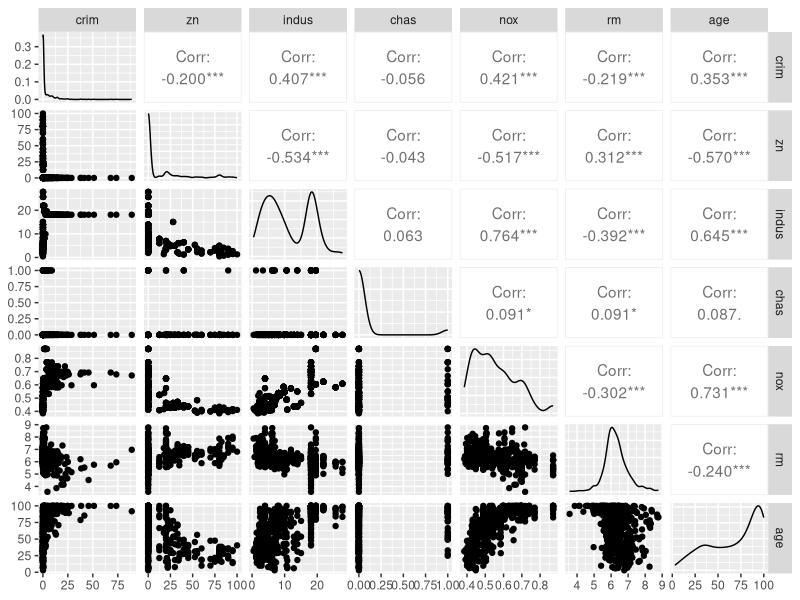
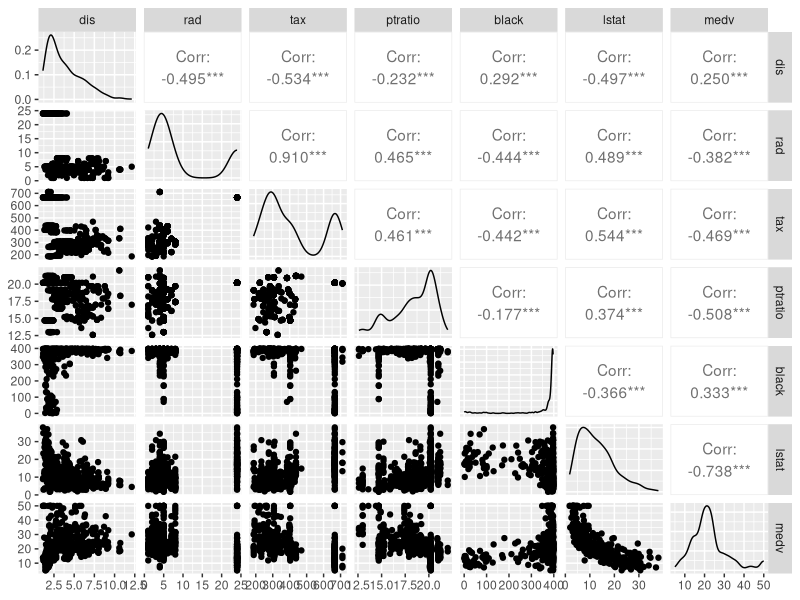
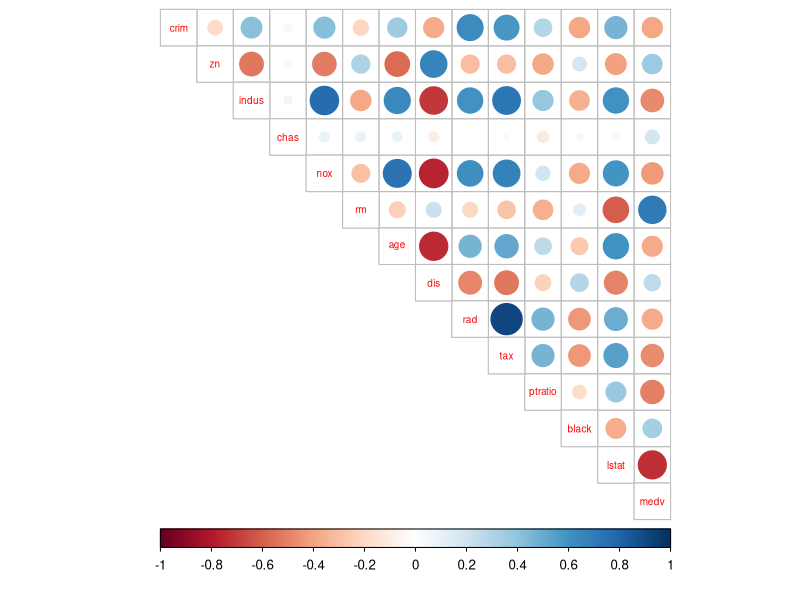
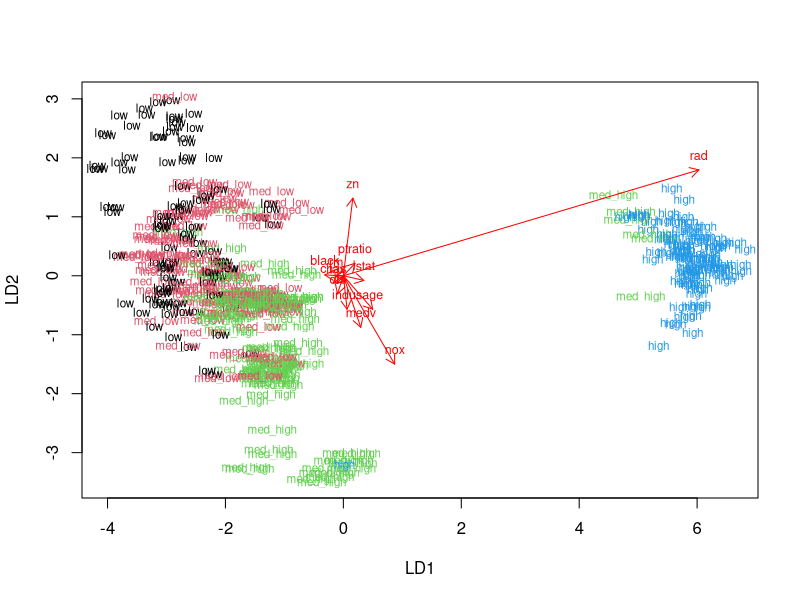
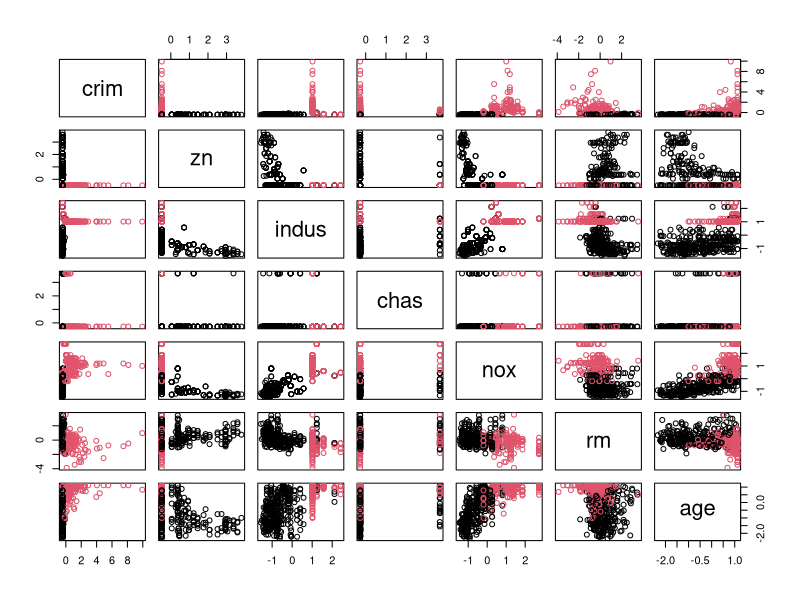
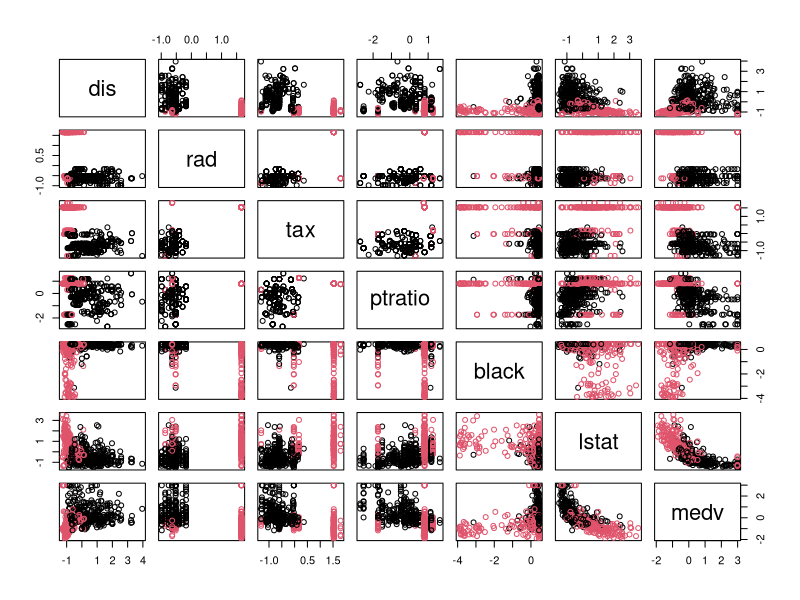
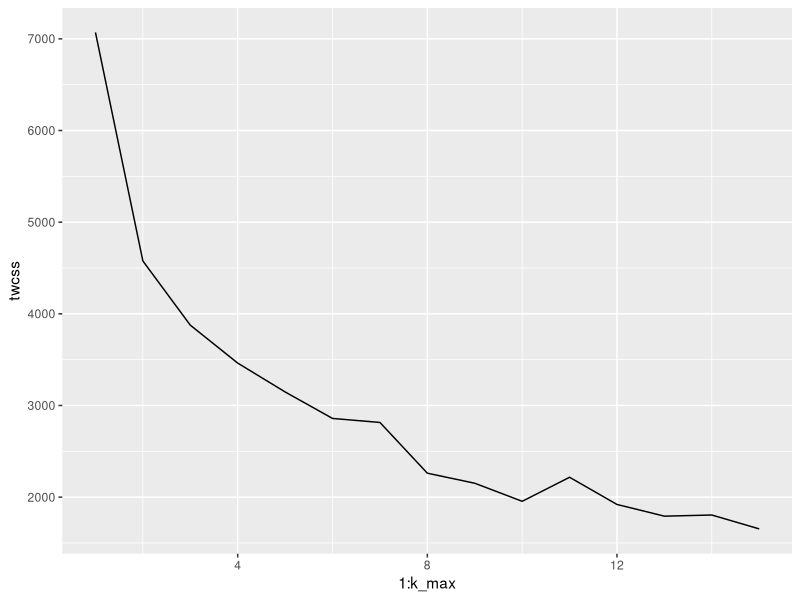
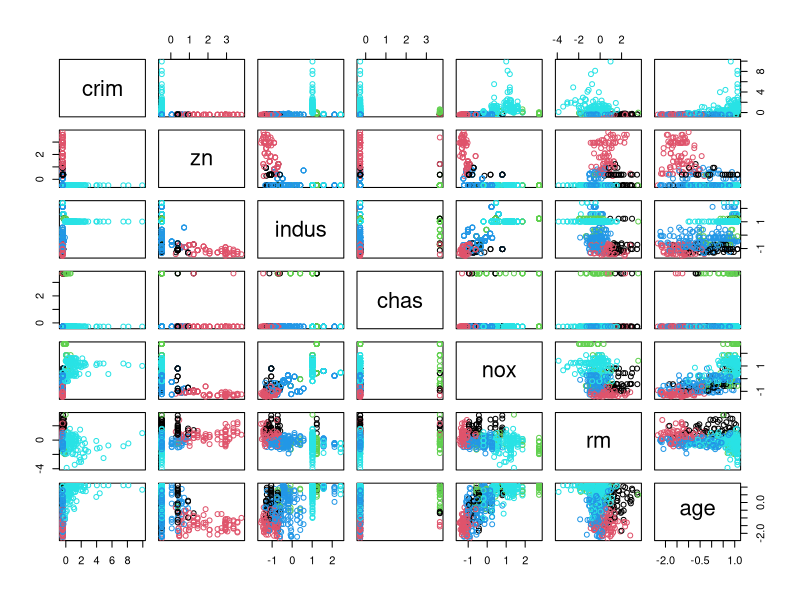

Generate these figures, in order, with R:
## ---- chunk 1
date()

## ---- chunk 2
library(MASS); library(tidyr); library(dplyr); library(ggplot2); library(GGally)
## ---- chunk 3
data("Boston") #reading data
str(Boston) # 506 obs. of  14 variables
dim(Boston) # 506 rows and 14 columns
## ---- chunk 4
ggpairs(Boston[1:7]) ## plotting matrix of the variables in two parts
## ---- chunk 5
ggpairs(Boston[8:14]) ## plotting matrix of the variables
## ---- chunk 6
library(corrplot) 
library(tidyverse)
## ---- chunk 7
cor_matrix <-cor(Boston) %>% round(digits=2) #calculating correlation matrix
cor_matrix #printing the matrix

## ---- chunk 8
corrplot(cor_matrix, method="circle",type = "upper", cl.pos = "b", tl.pos = "d", tl.cex = 0.6 )
## ---- chunk 9
summary(Boston)
## ---- chunk 10
boston_scaled <- scale(Boston)
summary(boston_scaled)
## ---- chunk 11
boston_scaled <- as.data.frame(boston_scaled) #changing the object to data frame
class(boston_scaled)
## ---- chunk 12
summary(boston_scaled$crim)
## ---- chunk 13
bins <- quantile(boston_scaled$crim) #creating a quantile vector of crim and printing it
bins
## ---- chunk 14
# creating a categorical variable 'crime'
crime <- cut(boston_scaled$crim, breaks = bins, include.lowest = TRUE, label=c("low", "med_low", "med_high", "high"))
table(crime)
## ---- chunk 15

boston_scaled <- dplyr::select(boston_scaled, -crim)# removing original crim from the dataset

boston_scaled <- data.frame(boston_scaled, crime)# adding the new categorical value to scaled data

str(boston_scaled) #looking that everything worked
## ---- chunk 16
n <- nrow(boston_scaled)# number of rows in the Boston dataset 

ind <- sample(n,  size = n * 0.8)# choosing randomly 80% of the rows

train <- boston_scaled[ind,] # creating train set containing 80 % of the data

test <- boston_scaled[-ind,] # creating test set containing 20 % of the data

## ---- chunk 17

lda.fit <- lda(crime ~., data = train) # linear discriminant analysis
lda.fit # print the lda.fit object
## ---- chunk 18
lda.arrows <- function(x, myscale = 1, arrow_heads = 0.1, color = "red", tex = 0.75, choices = c(1,2)){
  heads <- coef(x)
  arrows(x0 = 0, y0 = 0, 
         x1 = myscale * heads[,choices[1]], 
         y1 = myscale * heads[,choices[2]], col=color, length = arrow_heads)
  text(myscale * heads[,choices], labels = row.names(heads), 
       cex = tex, col=color, pos=3)
}

classes <- as.numeric(train$crime) # target classes as numeric
## ---- chunk 19

plot(lda.fit, dimen = 2, col = classes, pch = classes)# plotting the lda results
lda.arrows(lda.fit, myscale = 2) #adding the arrows
## ---- chunk 20
correct_classes <- test$crime # saving the correct classes from test data

test <- dplyr::select(test, -crime) # removing the crime variable from test data
## ---- chunk 21
lda.pred <- predict(lda.fit, newdata = test) # predicting classes with test data

table(correct = correct_classes, predicted = lda.pred$class) # cross tabulating the results
## ---- chunk 22
data(Boston)#reloading the Boston dataset
boston_scaled <- scale(Boston) #scaling
summary(boston_scaled)
boston_scaled <- as.data.frame(boston_scaled) #changing the object to data frame
class(boston_scaled)

## ---- chunk 23

dist_eu <- dist(boston_scaled) # euclidean distance matrix

summary(dist_eu) #summary of the distances


## ---- chunk 24
km <-kmeans(boston_scaled, centers = 2) # k-means clustering

pairs(boston_scaled[1:7], col = km$cluster)# plotting the scaled Boston dataset with clusters 
pairs(boston_scaled[8:14], col = km$cluster)# perform plotting in two parts so that plots are easier to look at
## ---- chunk 25
library(ggplot2)
## ---- chunk 26
set.seed(123)
## ---- chunk 27
k_max <- 15 #determining the number of clusters
## ---- chunk 28

twcss <- sapply(1:k_max, function(k){kmeans(boston_scaled, k)$tot.withinss}) # calculate the total within sum of squares

# visualize the results
qplot(x = 1:k_max, y = twcss, geom = 'line')
## ---- chunk 29
km <-kmeans(boston_scaled, centers = 5) # now 5 centers

pairs(boston_scaled[1:7], col = km$cluster)# plotting the scaled Boston dataset with clusters 
pairs(boston_scaled[8:14], col = km$cluster)# perform plotting in two parts so that plots are easier to look at
